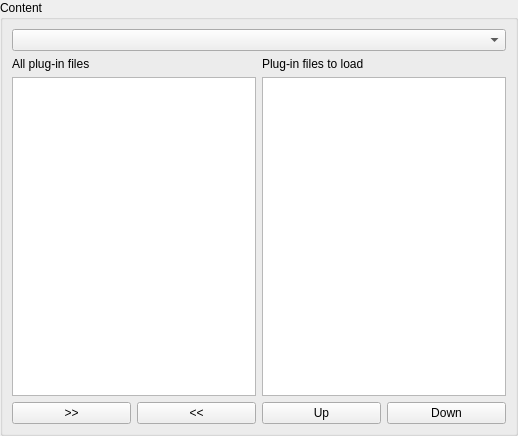
<?xml version="1.0" encoding="UTF-8"?>
<ui version="4.0">
 <class>ContentSelector</class>
 <widget class="QWidget" name="ContentSelector">
  <property name="geometry">
   <rect>
    <x>0</x>
    <y>0</y>
    <width>518</width>
    <height>436</height>
   </rect>
  </property>
  <property name="sizePolicy">
   <sizepolicy hsizetype="Minimum" vsizetype="Minimum">
    <horstretch>0</horstretch>
    <verstretch>0</verstretch>
   </sizepolicy>
  </property>
  <property name="contextMenuPolicy">
   <enum>Qt::DefaultContextMenu</enum>
  </property>
  <layout class="QVBoxLayout" name="verticalLayout">
   <property name="margin">
    <number>0</number>
   </property>
   <item>
    <widget class="QGroupBox" name="contentGroupBox">
     <property name="title">
      <string>Content</string>
     </property>
     <layout class="QGridLayout" name="gridLayout">
       <item row="0" column="0" colspan="4">
       <widget class="ContentSelectorView::ComboBox" name="gameFileView">
        <property name="editable">
         <bool>false</bool>
        </property>
       </widget>
      </item>
      <item row="1" column="0" colspan="2">
       <widget class="QLabel" name="label">
        <property name="text">
         <string>All plug-in files</string>
        </property>
       </widget>
      </item>
      <item row="1" column="2" colspan="2">
       <widget class="QLabel" name="label_2">
        <property name="text">
         <string>Plug-in files to load</string>
        </property>
       </widget>
      </item>
     <item row="2" column="0" colspan="2">
       <widget class="QTableView" name="addonView">
        <property name="sizePolicy">
         <sizepolicy hsizetype="Expanding" vsizetype="Expanding">
          <horstretch>0</horstretch>
          <verstretch>0</verstretch>
         </sizepolicy>
        </property>
        <property name="contextMenuPolicy">
         <enum>Qt::DefaultContextMenu</enum>
        </property>
        <property name="acceptDrops">
         <bool>true</bool>
        </property>
        <property name="editTriggers">
         <set>QAbstractItemView::NoEditTriggers</set>
        </property>
        <property name="dragEnabled">
         <bool>true</bool>
        </property>
        <property name="dragDropOverwriteMode">
         <bool>false</bool>
        </property>
        <property name="dragDropMode">
         <enum>QAbstractItemView::DragDrop</enum>
        </property>
        <property name="defaultDropAction">
         <enum>Qt::MoveAction</enum>
        </property>
        <property name="alternatingRowColors">
         <bool>true</bool>
        </property>
        <property name="selectionMode">
         <enum>QAbstractItemView::SingleSelection</enum>
        </property>
        <property name="selectionBehavior">
         <enum>QAbstractItemView::SelectRows</enum>
        </property>
        <property name="textElideMode">
         <enum>Qt::ElideLeft</enum>
        </property>
        <property name="showGrid">
         <bool>false</bool>
        </property>
        <attribute name="horizontalHeaderVisible">
         <bool>false</bool>
        </attribute>
        <attribute name="horizontalHeaderStretchLastSection">
         <bool>true</bool>
        </attribute>
        <attribute name="verticalHeaderVisible">
         <bool>false</bool>
        </attribute>
       </widget>
      </item>
      <item row="2" column="2" colspan="2">
       <widget class="QTableView" name="pluginsToLoadView">
        <property name="sizePolicy">
         <sizepolicy hsizetype="Expanding" vsizetype="Expanding">
          <horstretch>0</horstretch>
          <verstretch>0</verstretch>
         </sizepolicy>
        </property>
        <property name="contextMenuPolicy">
         <enum>Qt::DefaultContextMenu</enum>
        </property>
        <property name="acceptDrops">
         <bool>true</bool>
        </property>
        <property name="editTriggers">
         <set>QAbstractItemView::NoEditTriggers</set>
        </property>
        <property name="dragEnabled">
         <bool>true</bool>
        </property>
        <property name="dragDropOverwriteMode">
         <bool>false</bool>
        </property>
        <property name="dragDropMode">
         <enum>QAbstractItemView::DragDrop</enum>
        </property>
        <property name="defaultDropAction">
         <enum>Qt::MoveAction</enum>
        </property>
        <property name="alternatingRowColors">
         <bool>true</bool>
        </property>
        <property name="selectionMode">
         <enum>QAbstractItemView::SingleSelection</enum>
        </property>
        <property name="selectionBehavior">
         <enum>QAbstractItemView::SelectRows</enum>
        </property>
        <property name="textElideMode">
         <enum>Qt::ElideLeft</enum>
        </property>
        <property name="showGrid">
         <bool>false</bool>
        </property>
        <attribute name="horizontalHeaderVisible">
         <bool>false</bool>
        </attribute>
        <attribute name="horizontalHeaderStretchLastSection">
         <bool>true</bool>
        </attribute>
        <attribute name="verticalHeaderVisible">
         <bool>false</bool>
        </attribute>
       </widget>
      </item>
      <item row="3" column="0">
       <widget class="QPushButton" name="addToFilesToLoadButton">
        <property name="text">
          <string>&gt;&gt;</string>
        </property>
       </widget>
      </item>
      <item row="3" column="1">
       <widget class="QPushButton" name="removeFromFilesToLoadButton">
        <property name="text">
         <string>&lt;&lt;</string>
        </property>
       </widget>
      </item>
      <item row="3" column="2">
       <widget class="QPushButton" name="upButton">
        <property name="text">
         <string>Up</string>
        </property>
       </widget>
      </item>
      <item row="3" column="3">
       <widget class="QPushButton" name="downButton">
        <property name="text">
         <string>Down</string>
        </property>
       </widget>
      </item>
      </layout>
    </widget>
   </item>
  </layout>
 </widget>
 <customwidgets>
  <customwidget>
   <class>ContentSelectorView::ComboBox</class>
   <extends>QComboBox</extends>
   <header>components/contentselector/view/combobox.hpp</header>
  </customwidget>
 </customwidgets>
 <resources/>
 <connections/>
</ui>
